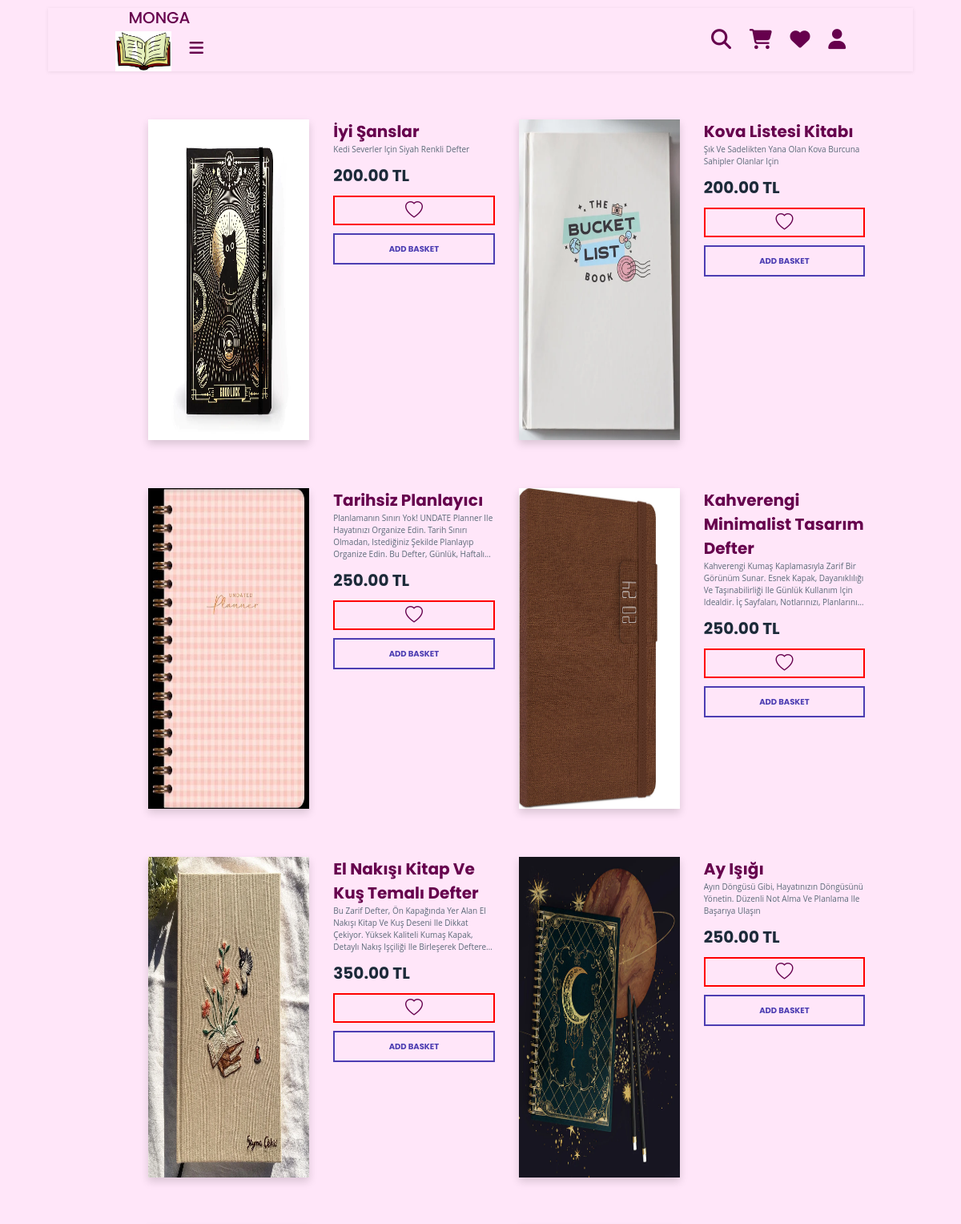
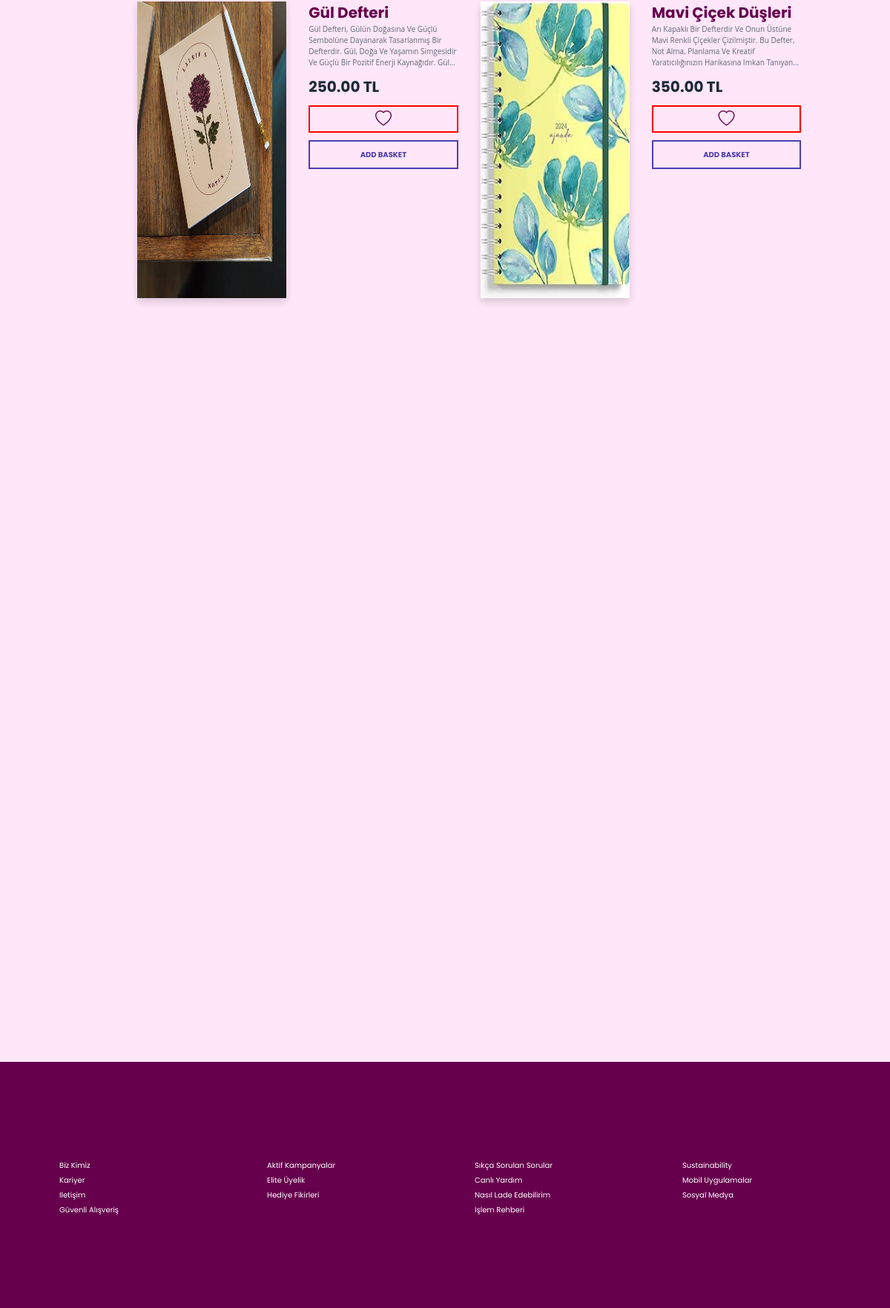
Screenshot of /4.GRUP/php/kitap.php with the database file from the repository (2 pictures, top to bottom).
### tables this page shows
CREATE TABLE IF NOT EXISTS `urunler` (
  `Urun_ID` int NOT NULL AUTO_INCREMENT,
  `UrunAdi` varchar(100) DEFAULT NULL,
  `UrunFiyat` decimal(10,2) DEFAULT NULL,
  `uretimYili` int DEFAULT NULL,
  `Aciklama` text,
  `stokMiktari` int DEFAULT NULL,
  `fotograf` varchar(255) DEFAULT NULL,
  `kategori_ID` int DEFAULT NULL,
  PRIMARY KEY (`Urun_ID`),
  KEY `kategori_ID` (`kategori_ID`)
);

### 4.GRUP/php/kitap.php (the view, shortened to what this page needs)
<!DOCTYPE html>
<html lang="en">
    <head>
        <link rel="stylesheet" href="https://cdn.jsdelivr.net/npm/bootstrap-icons@1.11.2/font/bootstrap-icons.min.css">
        <link rel="stylesheet" href="https://maxcdn.bootstrapcdn.com/bootstrap/4.5.2/css/bootstrap.min.css">
        <link rel="stylesheet" href="../css/webproje.css">
        <link rel="stylesheet" href="../css/style.css">
        <link rel="stylesheet" href="../css/forms.css">
        <link rel="stylesheet" href="../css/kısaözellikler.css">
        <link rel="stylesheet" href="https://cdnjs.cloudflare.com/ajax/libs/font-awesome/6.5.1/css/all.min.css"
 />
    </head>
<body>
    <header class="header" >
        <?php include('../inc/header.php'); ?>
    </header>
    <section class="store1 my-5">
        <div class="row book-list">
<?php
include('../inc/dbBaglan.php');
$sql = "SELECT Urun_ID, UrunAdi, Aciklama, UrunFiyat, fotograf FROM urunler where kategori_ID=2";
$stmt = $conn->prepare($sql);
$stmt->execute();
$result = $stmt->get_result();
if ($result->num_rows > 0) {
    $index = 0;
    while($row = $result->fetch_assoc()) {
        echo '<div class="col-5 ' . ($index % 2 == 0 ? 'offset-2' : '') . ' my-5">';
        echo '  <div class="row book-card">';
        echo '      <div class="col-6">';
        echo '          <img class="img-fluid shadow" src="' . htmlspecialchars($row['fotograf']) . '" width="258" height="400"/>';
        echo '      </div>';
        echo '      <div class="col-6 d-flex flex-column justify-content-between;">';
        echo '          <div class="book-details">';
        echo '              <span class="fs-4 fw-bold">' . htmlspecialchars($row['UrunAdi']) . '</span><br>';
        echo '          </div>';
        echo '          <p class="book-description fos gray">' . htmlspecialchars($row['Aciklama']) . '</p>';
        echo '          <div>';
        echo '              <span class="black fw-bold fs-4 me-2">' . htmlspecialchars($row['UrunFiyat']) . ' TL</span>';
        echo '          </div>';
        echo '          <button class="favorite-btn" onclick="addToFavorites(' . intval($row['Urun_ID']) . ')"><i class="bi bi-heart"></i></button>';
        echo '          <button class="btn-purple" onclick="addToBasket(' . intval($row['Urun_ID']) . ')">ADD BASKET</button>';
        echo '      </div>';
        echo '  </div>';
        echo '</div>';
        $index++;
    }
} else {
    echo "Kitap bulunamadı.";
}
?>
    </div>
</section>
<?php include('../inc/footer.php'); ?>

### 4.GRUP/css/webproje.css (style rules this page uses)
.header { box-sizing: border-box; margin-bottom: 30px; box-shadow: 0 1px 5px 0 rgba(0, 0, 0, 0.08); text-align: center; display: flex; align-items: center; justify-content: space-between; padding: 0 7%; margin: 5rem 10%; position: relative; top: 0; z-index: 10; }
.row { display:flex; justify-content: center; }
.favorite-btn { border: none; background: none; font-size: 16px; cursor: pointer; }

### 4.GRUP/css/style.css (style rules this page uses)
:root { --main-color:#ffe6f9 ; --black-color: #0e0e0e; --border:0.1rem solid rgba(255,255,255,0.4); --black:#1c2a39; --gray: #5c6a79; --purple:#4c3db2; }
* { color: #66004d; font-family: 'Poppins', sans-serif; margin: 0; padding: 0; box-sizing: border-box; outline: none; border: none; text-decoration: none; text-transform: capitalize; transition: 0.2 ease; }
html { font-size: 62.5%; overflow-x: hidden; scroll-padding-top: 9rem; scroll-behavior: smooth; }
body { background-color: var(--main-color); }
body { background-color:#ffe6f9; height: 200vh; }
.header { box-sizing: border-box; text-align: center; margin-bottom: 30px; box-shadow: 0 1px 5px 0 rgba(0, 0, 0, 0.08); display: flex; align-items: center; justify-content:space-between; padding: 0 7%; margin: 1rem 5%; position: relative; top: 0; z-index: 10; }
.fos { font-family: "Open Sans", sans-serif; }
.gray { color: var(--gray); }
.black { color: var(--black) ; }
.fw-bold { font-weight: bold; font-size: 2rem; }
.col-6 { display: flex; flex-direction: row; flex-wrap: nowrap; }
.book-card { height: 400px; }
.book-card img { height: 400px; }
.fos { font-family:"Open Sans", sans-serif; }
.black { color: var(--black); }
.fw-bold { font-weight: bold; }
.book-description { display: -webkit-box; -webkit-line-clamp: 4; -webkit-box-orient: vertical; overflow: hidden; text-overflow: ellipsis; }
.store1 { width: 90%; margin-right: 10%; margin-top: 5%; }
.btn-purple { cursor: pointer; border: 2px solid var(--purple); color: var(--purple); font-size: 1rem; font-weight: bold; background-color: transparent; transition: var(--transition); padding: 10px 0; }
.favorite-btn,.favorite-delete { cursor: pointer; border: 2px solid red; color: red; font-size: 1rem; font-weight: bold; background-color: transparent; transition: var(--transition); margin: 10px 0; }
.bi-heart { position: relative; font-size: 22px; }

### 4.GRUP/css/kısaözellikler.css (style rules this page uses)
.flex-column { flex-direction: column; }

### rows the page displays
urunler: fotograf (picture), UrunAdi "İyi Şanslar", Aciklama "Kedi Severler Için Siyah Renkli Defter", UrunFiyat "200.00"
urunler: fotograf (picture), UrunAdi "Kova Listesi Kitabı", Aciklama "Şık Ve Sadelikten Yana Olan Kova Burcuna Sahipler Olanlar Için", UrunFiyat "200.00"
urunler: fotograf (picture), UrunAdi "Tarihsiz Planlayıcı", Aciklama "Planlamanın Sınırı Yok! UNDATE Planner Ile Hayatınızı Organize Edin. Tarih Sınırı Olmadan, Istediğiniz Şekilde Planlayıp Organize Edin. Bu Defter, Günlük,…", UrunFiyat "250.00"
urunler: fotograf (picture), UrunAdi "Kahverengi Minimalist Tasarım Defter", Aciklama "Kahverengi Kumaş Kaplamasıyla Zarif Bir Görünüm Sunar. Esnek Kapak, Dayanıklılığı Ve Taşınabilirliği Ile Günlük Kullanım Için Idealdir. İç Sayfaları, Notlarınızı,…", UrunFiyat "250.00"
urunler: fotograf (picture), UrunAdi "El Nakışı Kitap Ve Kuş Temalı Defter", Aciklama "Bu Zarif Defter, Ön Kapağında Yer Alan El Nakışı Kitap Ve Kuş Deseni Ile Dikkat Çekiyor. Yüksek Kaliteli Kumaş Kapak, Detaylı Nakış Işçiliği Ile Birleşerek…", UrunFiyat "350.00"
urunler: fotograf (picture), UrunAdi "Ay Işığı", Aciklama "Ayın Döngüsü Gibi, Hayatınızın Döngüsünü Yönetin. Düzenli Not Alma Ve Planlama Ile Başarıya Ulaşın", UrunFiyat "250.00"
urunler: fotograf (picture), UrunAdi "Gül Defteri", Aciklama "Gül Defteri, Gülün Doğasına Ve Güçlü Sembolüne Dayanarak Tasarlanmış Bir Defterdir. Gül, Doğa Ve Yaşamın Simgesidir Ve Güçlü Bir Pozitif Enerji Kaynağıdır.…", UrunFiyat "250.00"
urunler: fotograf (picture), UrunAdi "Mavi Çiçek Düşleri", Aciklama "Arı Kapaklı Bir Defterdir Ve Onun Üstüne Mavi Renkli Çiçekler Çizilmiştir. Bu Defter, Not Alma, Planlama Ve Kreatif Yaratıcılığınızın Harikasına Imkan…", UrunFiyat "350.00"
